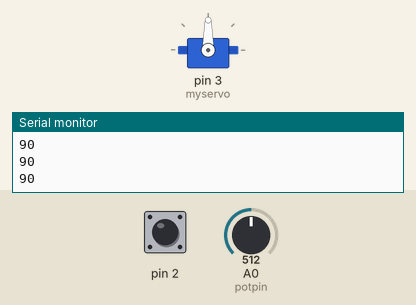
A sketch run on a simulated Arduino Uno, built with avr-gcc and run on an emulated ATmega328P. On the bench: servo, the last lines printed to the serial monitor. The inputs (shaded band) are chosen by the test bench; at power-on: A0 (potpin) = 512, pin 2 HIGH. Storage starts empty.

Above: at 1.2 s.
1.3 s: A0 (potpin) set to 716
At 1.9 s:
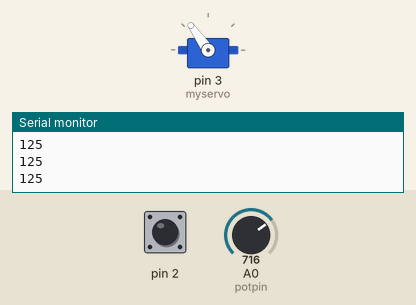
2.8 s: A0 (potpin) set to 900
At 3.8 s:
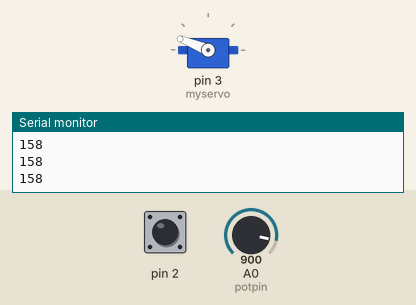
4.3 s: A0 (potpin) set to 1023
At 5.4 s:
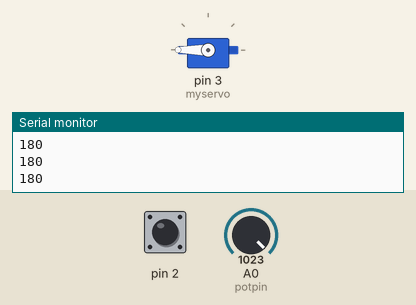
5.8 s: A0 (potpin) set to 306
At 6.1 s:
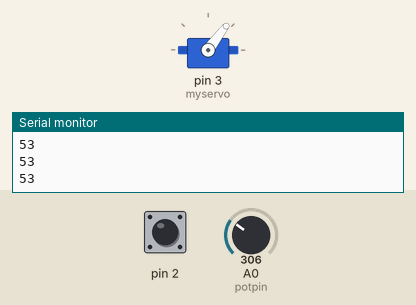
Timing chart, 0 to 8.8 s (numbered marks = the images above; inputs shaded):
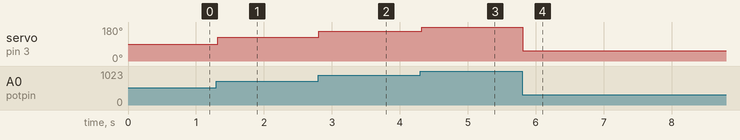

Measured:
- after the input at 1.3 s, servo on pin 3 (myservo): 90° → 125° at once
- after the input at 2.8 s, servo on pin 3 (myservo): 125° → 158° at once
- after the input at 4.3 s, servo on pin 3 (myservo): 158° → 180° at once
- after the input at 5.8 s, servo on pin 3 (myservo): 180° → 53° at once

The sketch:

datalogger-servo.ino
```cpp
/*
  Controlling a servo position using a potentiometer (variable resistor)
  by Michal Rinott <http://people.interaction-ivrea.it/m.rinott>

  modified on 8 Nov 2013
  by Scott Fitzgerald
  http://www.arduino.cc/en/Tutorial/Knob
*/

#include <Servo.h>
#include <SPI.h>
#include <SD.h>

Servo myservo;  // create servo object to control a servo

int potpin = A0;  // analog pin used to connect the potentiometer
int val;    // variable to read the value from the analog pin

const int chipSelect = 8;

void setup() {
  Serial.begin(9600);
  myservo.attach(3);  // attaches the servo on pin 9 to the servo object

  pinMode(2, INPUT_PULLUP);

  Serial.print("Initializing SD card...");

  // see if the card is present and can be initialized:
  if (!SD.begin(chipSelect)) {
    Serial.println("Card failed, or not present");
    // don't do anything more:
    while (1);
  }
  Serial.println("card initialized.");
}

void loop() {
  val = analogRead(potpin);            // reads the value of the potentiometer (value between 0 and 1023)
  val = map(val, 0, 1023, 0, 180);     // scale it for use with the servo (value between 0 and 180)
  myservo.write(val);                  // sets the servo position according to the scaled value


  File dataFile = SD.open("datalog.txt", FILE_WRITE); // open file
  if (dataFile) {
    dataFile.println(String(val));
    Serial.println(val);
    dataFile.close();
  }
  else {
    Serial.println("error opening datalog.txt");
  }

  delay(15);

  // before unplugging the SDCard/power supply
  // tap button to close the file and prevent any
  // writing to it
  if (digitalRead(2) == LOW) {
    // close the file
    dataFile.close();
    Serial.println("File closed. Safe to eject");
    while (1);

  }
}
```
